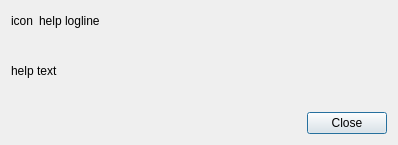
<?xml version="1.0" encoding="UTF-8"?>
<ui version="4.0">
 <class>Dialog</class>
 <widget class="QDialog" name="Dialog">
  <property name="geometry">
   <rect>
    <x>0</x>
    <y>0</y>
    <width>398</width>
    <height>145</height>
   </rect>
  </property>
  <property name="sizePolicy">
   <sizepolicy hsizetype="Preferred" vsizetype="Preferred">
    <horstretch>0</horstretch>
    <verstretch>0</verstretch>
   </sizepolicy>
  </property>
  <property name="windowTitle">
   <string>Help</string>
  </property>
  <layout class="QVBoxLayout" name="verticalLayout">
   <item>
    <layout class="QHBoxLayout" name="horizontalLayout">
     <item>
      <widget class="QLabel" name="imagelabel">
       <property name="sizePolicy">
        <sizepolicy hsizetype="Minimum" vsizetype="Minimum">
         <horstretch>0</horstretch>
         <verstretch>0</verstretch>
        </sizepolicy>
       </property>
       <property name="text">
        <string>&lt;html&gt;&lt;head/&gt;&lt;body&gt;&lt;p&gt;icon&lt;/p&gt;&lt;/body&gt;&lt;/html&gt;</string>
       </property>
       <property name="textFormat">
        <enum>Qt::RichText</enum>
       </property>
      </widget>
     </item>
     <item>
      <widget class="QLabel" name="loglinelabel">
       <property name="sizePolicy">
        <sizepolicy hsizetype="Maximum" vsizetype="Maximum">
         <horstretch>0</horstretch>
         <verstretch>0</verstretch>
        </sizepolicy>
       </property>
       <property name="text">
        <string>help logline</string>
       </property>
       <property name="openExternalLinks">
        <bool>true</bool>
       </property>
      </widget>
     </item>
     <item>
      <spacer name="horizontalSpacer">
       <property name="orientation">
        <enum>Qt::Horizontal</enum>
       </property>
       <property name="sizeHint" stdset="0">
        <size>
         <width>40</width>
         <height>20</height>
        </size>
       </property>
      </spacer>
     </item>
    </layout>
   </item>
   <item>
    <widget class="QLabel" name="textlabel">
     <property name="text">
      <string>&lt;html&gt;&lt;head/&gt;&lt;body&gt;&lt;p&gt;help text&lt;/p&gt;&lt;/body&gt;&lt;/html&gt;</string>
     </property>
     <property name="textFormat">
      <enum>Qt::RichText</enum>
     </property>
     <property name="openExternalLinks">
      <bool>true</bool>
     </property>
    </widget>
   </item>
   <item>
    <widget class="QDialogButtonBox" name="buttonBox">
     <property name="orientation">
      <enum>Qt::Horizontal</enum>
     </property>
     <property name="standardButtons">
      <set>QDialogButtonBox::Close</set>
     </property>
    </widget>
   </item>
  </layout>
 </widget>
 <resources/>
 <connections>
  <connection>
   <sender>buttonBox</sender>
   <signal>accepted()</signal>
   <receiver>Dialog</receiver>
   <slot>accept()</slot>
   <hints>
    <hint type="sourcelabel">
     <x>248</x>
     <y>254</y>
    </hint>
    <hint type="destinationlabel">
     <x>157</x>
     <y>274</y>
    </hint>
   </hints>
  </connection>
  <connection>
   <sender>buttonBox</sender>
   <signal>rejected()</signal>
   <receiver>Dialog</receiver>
   <slot>reject()</slot>
   <hints>
    <hint type="sourcelabel">
     <x>316</x>
     <y>260</y>
    </hint>
    <hint type="destinationlabel">
     <x>286</x>
     <y>274</y>
    </hint>
   </hints>
  </connection>
 </connections>
</ui>
